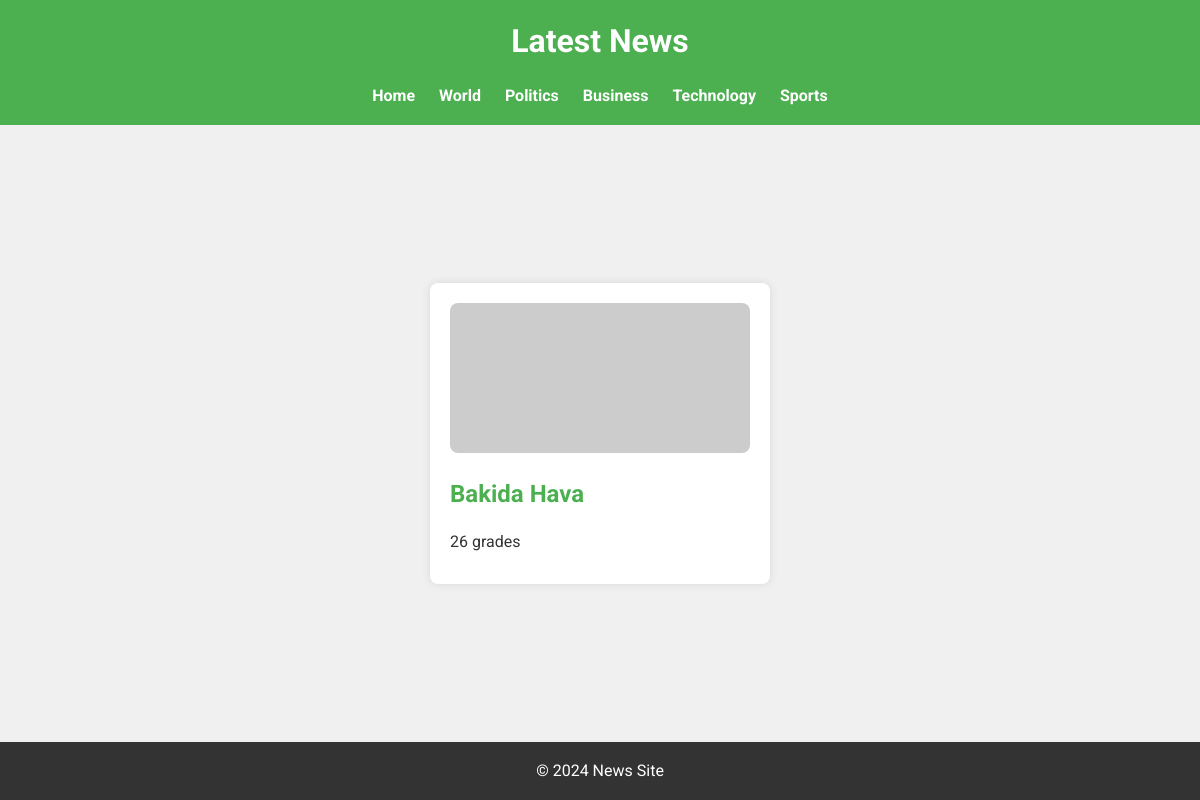
Before: /main/ with the older database file.
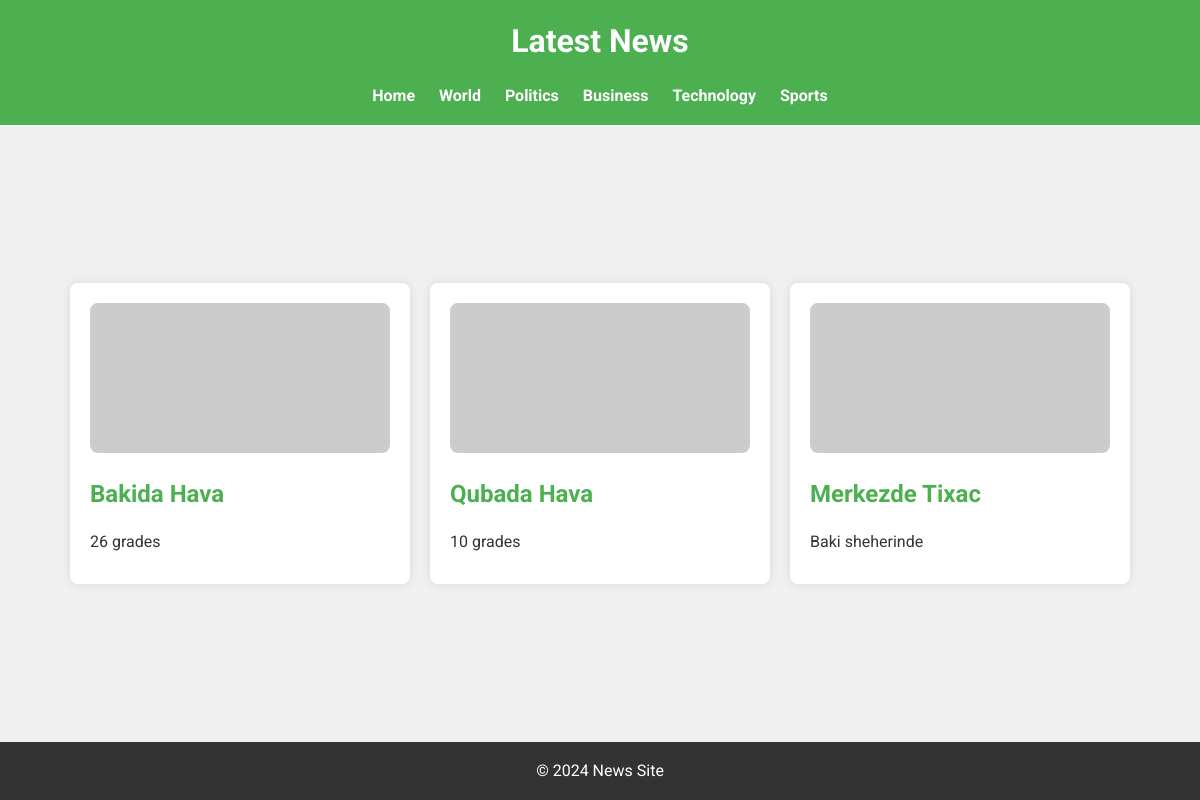
After: the same page with the newer database file.
### ads/models.py (models this page shows, shortened)
class Feed(models.Model):
    title = models.CharField(max_length=150)
    description = models.TextField()
    created_at = models.DateField(auto_now_add=True)

### ads/views.py (the view)
# urls.py: path('', index)
def index(request):
    feeds = Feed.objects.all()
    context = {'feeds': feeds}
    return render(request, 'ads/index.html', context)

### ads/templates/ads/index.html (shortened to what this page needs)
<!DOCTYPE html>
{% load static %}
<html lang="en">
<head>
    <link rel="stylesheet" href="{% static 'css/style.css' %}">
</head>
<body>
    <header>
        <div class="container">
            <h1>Latest News</h1>
            <nav>
                <ul>
                    <li><a href="#">Home</a></li>
                    <li><a href="#">World</a></li>
                    <li><a href="#">Politics</a></li>
                    <li><a href="#">Business</a></li>
                    <li><a href="#">Technology</a></li>
                    <li><a href="#">Sports</a></li>
                </ul>
            </nav>
        </div>
    </header>
    <main>
        <div class="container">
            <div class="news-container">
                {% for feed in feeds %}
                <article class="news-item">
                    <img src="https://via.placeholder.com/800x400" alt="News Image 1">
                    <h2>{{ feed.title }}</h2>
                    <p>{{ feed.description }}</p>
                </article>
                {% endfor %}
            </div>
        </div>
    </main>
    <footer>
        <div class="container">
            <p>&copy; 2024 News Site</p>
        </div>
    </footer>
</body>
</html>

### ads/static/css/style.css (style rules this page uses)
* { margin: 0; padding: 0; box-sizing: border-box; }
body { font-family: 'Roboto', sans-serif; line-height: 1.6; background-color: #f0f0f0; color: #333; display: flex; flex-direction: column; min-height: 100vh; }
.container { width: 90%; max-width: 1200px; margin: 0 auto; }
header { background: #4CAF50; color: white; padding: 1em 0; }
header h1 { text-align: center; margin-bottom: 0.5em; }
header nav { text-align: center; }
header nav ul { list-style: none; padding: 0; }
header nav ul li { display: inline; margin: 0 10px; }
header nav ul li a { color: white; text-decoration: none; font-weight: bold; }
main { flex: 1; display: flex; justify-content: center; align-items: center; padding: 2em 0; }
.news-container { display: flex; justify-content: center; flex-wrap: wrap; gap: 20px; }
.news-item { background: white; padding: 20px; border-radius: 8px; box-shadow: 0 0 10px rgba(0, 0, 0, 0.1); flex: 1 1 calc(33.333% - 20px); transition: transform 0.3s; box-sizing: border-box; max-width: calc(33.333% - 20px); }
.news-item img { width: 100%; border-radius: 8px; }
.news-item h2 { margin: 15px 0; color: #4CAF50; }
.news-item p { margin-bottom: 10px; }
footer { background: #333; color: white; text-align: center; padding: 1em 0; margin-top: auto; }

Changed rows visible on the page:
added Feed: title "Qubada Hava", description "10 grades"
added Feed: title "Merkezde Tixac", description "Baki sheherinde"
